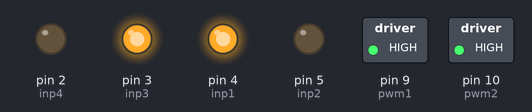
Bench run of a sketch on a simulated Arduino Uno, built with avr-gcc and run on an emulated ATmega328P. Shown: switched loads named in the sketch (green lamp = pin HIGH), output pins drawn as LEDs (lit = HIGH).

Above: at 0.1 s.
At 4.95 s:
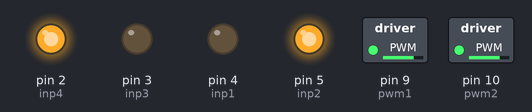
At 13.2 s:
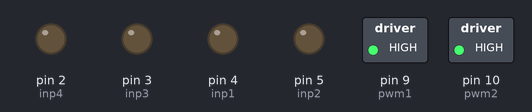
At 21.3 s:
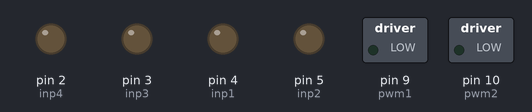
At 27.9 s:
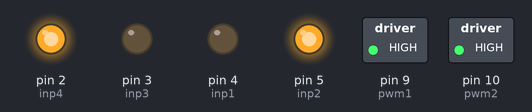
At 37.74 s:
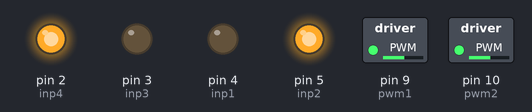
Timing chart, 0 to 40.0 s (numbered marks = the images above):
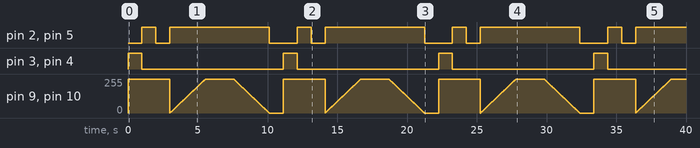

Measured:
- by itself, pin 2 (inp4), pin 5 (inp2): repeats every 11.1 s: LOW 1.0 s, HIGH 7.1 s, LOW 2.0 s, HIGH 1.0 s
- by itself, pin 3 (inp3), pin 4 (inp1): alternates HIGH for 1.0 s and LOW for 10.1 s

The sketch:

MotorDriverL293D.ino
```cpp
int inp1 = 4;
int inp2 = 5;
int inp3 = 3;
int inp4 = 2;

int pwm1 = 9;
int pwm2 = 10;


void setup()
{
	Serial.begin(9600);
  	pinMode(inp1,OUTPUT);
  	pinMode(inp2,OUTPUT);
  	pinMode(inp3,OUTPUT);
  	pinMode(inp4,OUTPUT);

  	pinMode(pwm1,OUTPUT);
  	pinMode(pwm2,OUTPUT);
}

void loop()
{
  	directionControl();
  	delay(1000);
  	speedControl();
  	delay(1000);
}

void directionControl()
{
	analogWrite(pwm1,255);
  	analogWrite(pwm2,255);

	digitalWrite(inp1,HIGH);
  	digitalWrite(inp2,LOW);
  	digitalWrite(inp3,HIGH);
  	digitalWrite(inp4,LOW);

  	delay(1000);

  	digitalWrite(inp1,LOW);
  	digitalWrite(inp2,HIGH);
  	digitalWrite(inp3,LOW);
  	digitalWrite(inp4,HIGH);

  	delay(1000);

  	digitalWrite(inp1,LOW);
  	digitalWrite(inp2,LOW);
  	digitalWrite(inp3,LOW);
  	digitalWrite(inp4,LOW);
}

void speedControl()
{

  	digitalWrite(inp1,LOW);
  	digitalWrite(inp2,HIGH);
  	digitalWrite(inp3,LOW);
  	digitalWrite(inp4,HIGH);

	for (int i=0; i<256; i++)
    {
    	analogWrite(pwm1,i);
      	analogWrite(pwm2,i);
      	delay(10);
    }

  	delay(2000);

  	for (int i=255; i>=0;i--)
    {
    	analogWrite(pwm1,i);
      	analogWrite(pwm2,i);
      	delay(10);
    }

  	digitalWrite(inp1,LOW);
  	digitalWrite(inp2,LOW);
  	digitalWrite(inp3,LOW);
  	digitalWrite(inp4,LOW);
}
```
